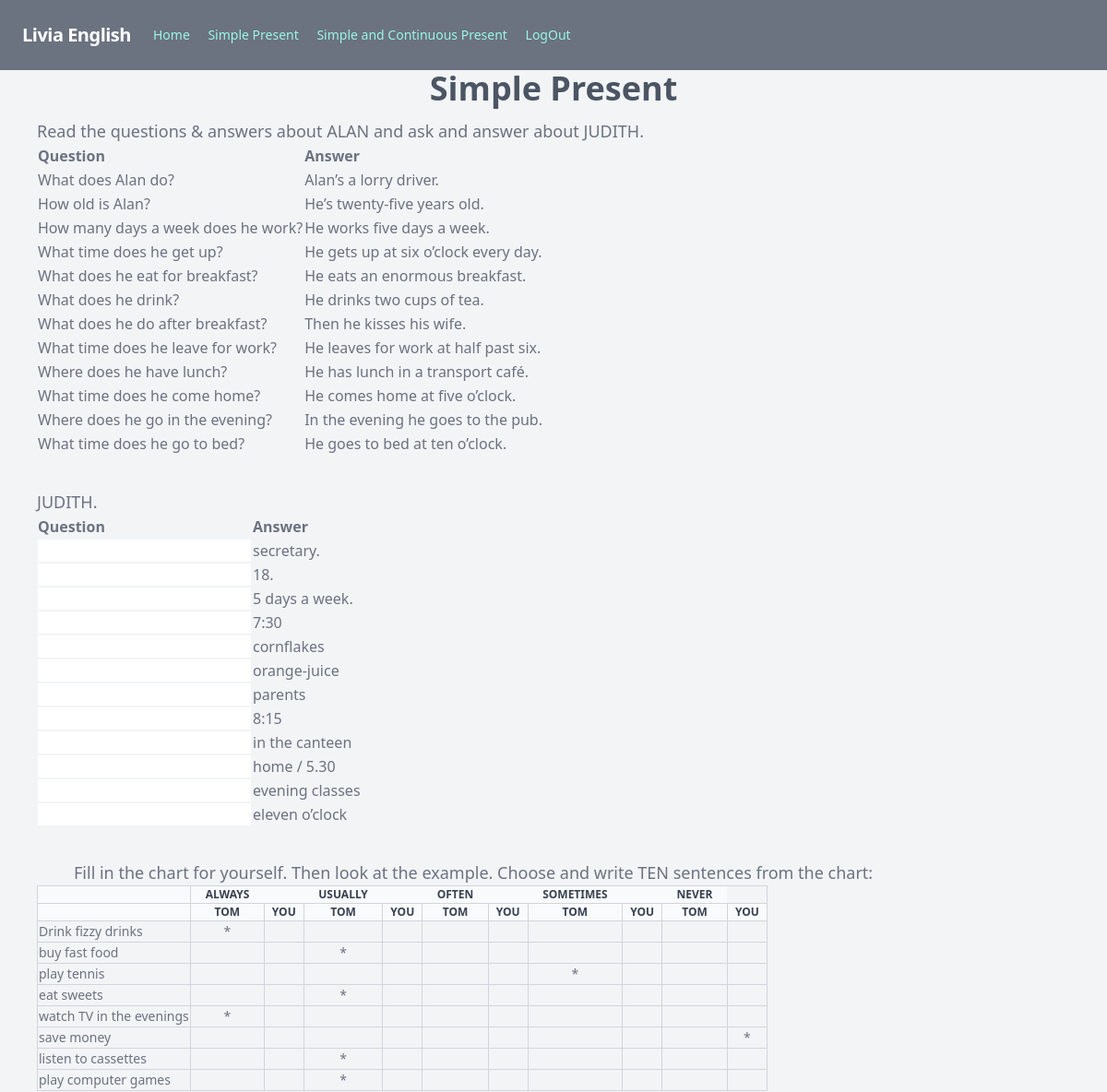
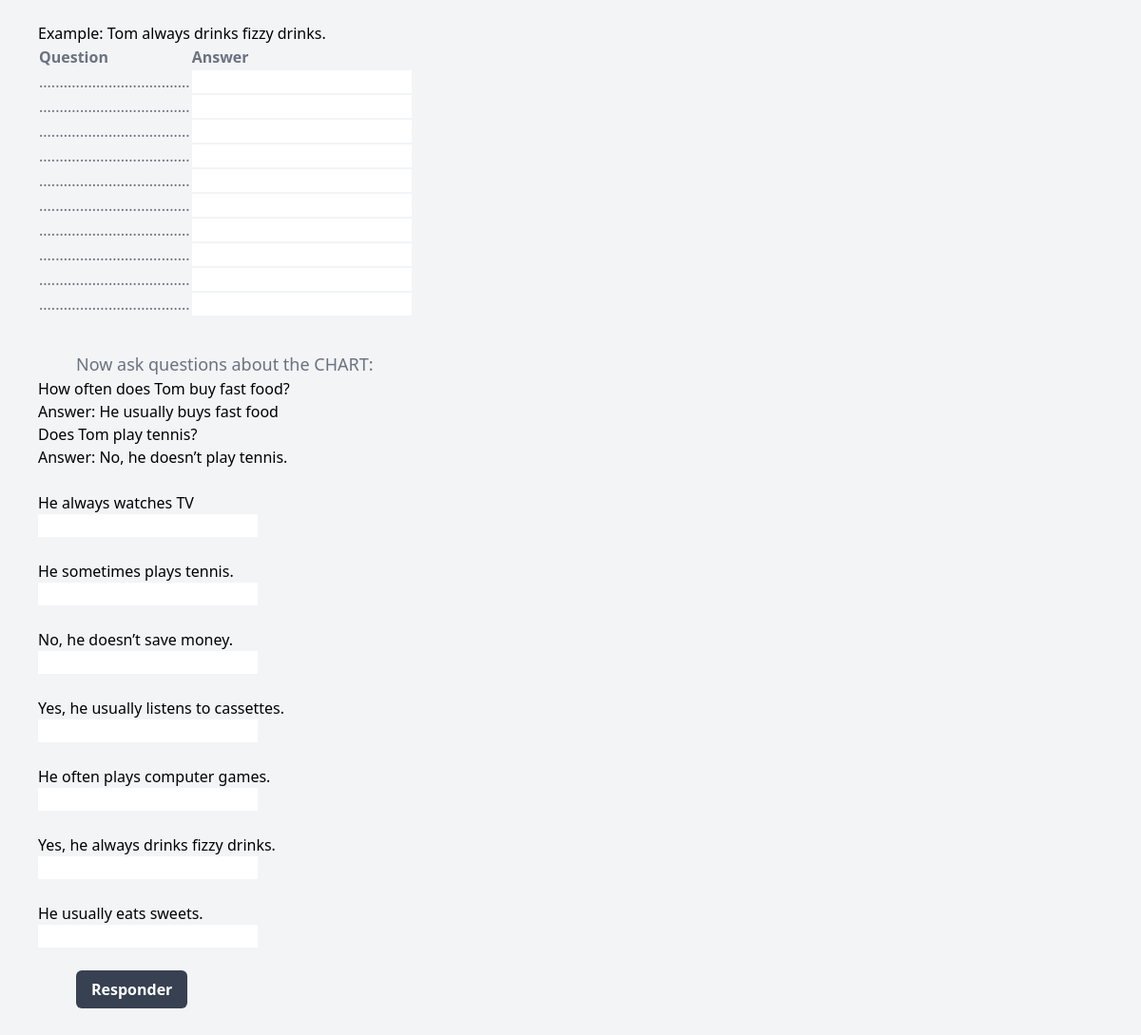
/simplepresent/ (signed in), run on the app's committed database (2 pictures, top to bottom).
### simuladosingles/models.py (models this page shows)
class FillInBlank_by_topic(models.Model):
    assunto=models.CharField(max_length=500)
    pergunta = models.CharField(max_length=5000)
    resposta = models.CharField(max_length=5000)

### simuladosingles/views.py (the view)
# urls.py: path('simplepresent/',views.simplepresent, name='simplepresent'),
def simplepresent(request):
    if request.user.is_authenticated:
        question_list = FillInBlank_by_topic.objects.filter(assunto="simplepresent").order_by("id")
        question_list_table= FillInBlank_by_topic.objects.filter(assunto="simplepresenttable").order_by("id")
        question_list_q3= FillInBlank_by_topic.objects.filter(assunto="simplepresentQ3").order_by("id")
        context = {
                "question_list": question_list,
                "question_list_table": question_list_table,
                "question_list_q3": question_list_q3,
            }
        return render(request, 'simplepresent.html',context)
    else:
        return render(request, 'login.html')

### templates/simplepresent.html (shortened to what this page needs)
{% extends 'home.html' %}
{% block content %}
<h1 class="block text-center px-10 text-2xl font-bold text-gray-600 sm:text-4xl">Simple Present</h1>
<p class="mt-3 px-10 text-lg text-gray-500"> Read the questions & answers about ALAN and ask and answer about JUDITH.</p>
<div class="px-10">
<table class="w-600 text-l text-left rtl:text-right text-gray-500 dark:text-gray-400">
  <tr >
    <th>Question</th>
    <th>Answer</th>
  </tr>
  <tr >
    <td>What does Alan do?</td>
    <td>Alan’s a lorry driver.</td>
  </tr>
  <tr>
    <td>How old is Alan?</td>
    <td>He’s twenty-five years old.</td>
  </tr>
  <tr>
    <td>How many days a week does he work?</td>
    <td>He works five days a week.</td>
  </tr>
  <tr>
    <td>What time does he get up?</td>
    <td>He gets up at six o’clock every day.</td>
  </tr>
  <tr>
    <td>What does he eat for breakfast?</td>
    <td>He eats an enormous breakfast.</td>
  </tr>
  <tr>
    <td>What does he drink?</td>
    <td>He drinks two cups of tea.</td>
  </tr>
  <tr>
    <td>What does he do after breakfast?</td>
    <td>Then he kisses his wife.</td>
  </tr>
  <tr>
    <td>What time does he leave for work?</td>
    <td>He leaves for work at half past six.</td>
  </tr>
  <tr>
    <td>Where does he have lunch?</td>
    <td>He has lunch in a transport café.</td>
  </tr>
  <tr>
    <td>What time does he come home?</td>
    <td>He comes home at five o’clock.</td>
  </tr>
  <tr>
    <td>Where does he go in the evening?</td>
    <td>In the evening he goes to the pub.</td>
  </tr>
  <tr>
    <td>What time does he go to bed?</td>
    <td>He goes to bed at ten o’clock.</td>
  </tr>
</table>
</div>
  <br/>
  <p class="mt-3 px-10 text-lg text-gray-500"> JUDITH.</p>
<form class="px-10"  action="{% url 'resultsimplepresent' %}" method="get" class="form-polls">
  <table class="w-600 text-l text-left rtl:text-right text-gray-500 dark:text-gray-400">
    <tr>
      <th>Question</th>
      <th>Answer</th>
    </tr>
    {% for question in question_list %}
    <tr>
      <td><input type="text"  name='{{question.id}}'   /></td>
      <td><label for={{question.id}}>{{ question.pergunta }}</label></td>
    </tr>
      {% endfor %}
  </table>
  <br/>
  <p class="mt-3 px-10 text-lg text-gray-500">Fill in the chart for yourself. Then look at the example. Choose and write TEN sentences
    from the chart:</p>
<table class="w-600 text-sm text-left rtl:text-right text-gray-500 dark:text-gray-400">
  <thead class="text-xs  text-gray-700 uppercase bg-gray-50 dark:bg-gray-700 dark:text-gray-400">
  <tr class="table-auto border-collapse border border-gray-300">
  <th class="table-auto border-collapse border border-gray-300"></th>
  <th class="table-auto px-4 text-center border-collapse border-left border-top border-bottom border-gray-300">Always</th>
  <th  ></th>
  <th class="table-auto px-4 text-center border-collapse border-left border-top border-bottom border-gray-300">Usually</th>
  <th ></th>
  <th class="table-auto px-4 text-center border-collapse border-left border-top border-bottom border-gray-300">Often</th>
  <th ></th>
  <th class="table-auto px-4 text-center border-collapse border-left border-top border-bottom border-gray-300">Sometimes</th>
  <th ></th>
  <th class="table-auto px-4 text-center border-collapse border-left border-top border-bottom border-gray-300">Never</th>
  </tr>
  <tr class="table-auto text-center border-collapse border border-gray-300">
  <th class="table-auto text-center border-collapse border border-gray-300"></th>
  <th class="table-auto px-2 text-center border-collapse border border-gray-300">Tom</th>
  <th class="table-auto px-2 text-center border-collapse border border-gray-300">You</th>
  <th class="table-auto px-2 text-center border-collapse border border-gray-300">Tom</th>
  <th class="table-auto px-2 text-center border-collapse border border-gray-300">You</th>
  <th class="table-auto px-2 text-center border-collapse border border-gray-300">Tom</th>
  <th class="table-auto px-2 text-center border-collapse border border-gray-300">You</th>
  <th class="table-auto px-2 text-center border-collapse border border-gray-300">Tom</th>
  <th class="table-auto px-2 text-center border-collapse border border-gray-300">You</th>
  <th class="table-auto px-2 text-center border-collapse border border-gray-300">Tom</th>
  <th class="table-auto px-2 text-center border-collapse border border-gray-300">You</th>
  </tr>
  </thead>
  <tbody>
  <tr class="table-auto border-collapse border border-gray-300">
  <td class="table-auto border-collapse border border-gray-300">Drink fizzy drinks</td>
  <td class="table-auto text-center border-collapse border border-gray-300">*</td>
  <td class="table-auto border-collapse border border-gray-300"></td>
  <td class="table-auto border-collapse border border-gray-300"></td>
  <td class="table-auto border-collapse border border-gray-300"></td>
  <td class="table-auto border-collapse border border-gray-300"></td>
  <td class="table-auto border-collapse border border-gray-300"></td>
  <td class="table-auto border-collapse border border-gray-300"></td>
  <td class="table-auto border-collapse border border-gray-300"></td>
  <td class="table-auto border-collapse border border-gray-300"></td>
  <td class="table-auto border-collapse border border-gray-300"></td>
  </tr>
  <tr class="table-auto border-collapse border border-gray-300">
  <td class="table-auto border-collapse border border-gray-300">buy fast food</td>
  <td class="table-auto border-collapse border border-gray-300"></td>
  <td class="table-auto border-collapse border border-gray-300"></td>
  <td class="table-auto text-center border-collapse border border-gray-300">*</td>
  <td class="table-auto border-collapse border border-gray-300"></td>
  <td class="table-auto border-collapse border border-gray-300"></td>
  <td class="table-auto border-collapse border border-gray-300"></td>
  <td class="table-auto border-collapse border border-gray-300"></td>
  <td class="table-auto border-collapse border border-gray-300"></td>
  <td class="table-auto border-collapse border border-gray-300"></td>
  <td class="table-auto border-collapse border border-gray-300"></td>
  </tr>
  <tr class="table-auto border-collapse border border-gray-300">
  <td class="table-auto border-collapse border border-gray-300">play tennis</td>
  <td class="table-auto border-collapse border border-gray-300"></td>
  <td class="table-auto border-collapse border border-gray-300"></td>
  <td class="table-auto border-collapse border border-gray-300"></td>
  <td class="table-auto border-collapse border border-gray-300"></td>
  <td class="table-auto border-collapse border border-gray-300"></td>
  <td class="table-auto border-collapse border border-gray-300"></td>
  <td class="table-auto text-center border-collapse border border-gray-300">*</td>
  <td class="table-auto border-collapse border border-gray-300"></td>
  <td class="table-auto border-collapse border border-gray-300"></td>
  <td class="table-auto border-collapse border border-gray-300"></td>
  </tr>
  <tr class="table-auto border-collapse border border-gray-300">
  <td class="table-auto border-collapse border border-gray-300">eat sweets</td>
  <td class="table-auto border-collapse border border-gray-300"></td>
  <td class="table-auto border-collapse border border-gray-300"></td>
  <td class="table-auto text-center border-collapse border border-gray-300">*</td>
  <td class="table-auto border-collapse border border-gray-300"></td>
  <td class="table-auto border-collapse border border-gray-300"></td>
  <td class="table-auto border-collapse border border-gray-300"></td>
  <td class="table-auto border-collapse border border-gray-300"></td>
  <td class="table-auto border-collapse border border-gray-300"></td>
  <td class="table-auto border-collapse border border-gray-300"></td>
  <td class="table-auto border-collapse border border-gray-300"></td>
  </tr>
  <tr class="table-auto border-collapse border border-gray-300">
  <td class="table-auto border-collapse border border-gray-300">watch TV in the evenings</td>
  <td class="table-auto text-center border-collapse border border-gray-300">*</td>
  <td class="table-auto border-collapse border border-gray-300"></td>
  <td class="table-auto border-collapse border border-gray-300"></td>
  <td class="table-auto border-collapse border border-gray-300"></td>
  <td class="table-auto border-collapse border border-gray-300"></td>
  <td class="table-auto border-collapse border border-gray-300"></td>
  <td class="table-auto border-collapse border border-gray-300"></td>
  <td class="table-auto border-collapse border border-gray-300"></td>
  <td class="table-auto border-collapse border border-gray-300"></td>
  <td class="table-auto border-collapse border border-gray-300"></td>
  </tr>
  <tr class="table-auto border-collapse border border-gray-300">
  <td class="table-auto border-collapse border border-gray-300">save money</td>
  <td class="table-auto border-collapse border border-gray-300"></td>
  <td class="table-auto border-collapse border border-gray-300"></td>
  <td class="table-auto border-collapse border border-gray-300"></td>
  <td class="table-auto border-collapse border border-gray-300"></td>
  <td class="table-auto border-collapse border border-gray-300"></td>
  <td class="table-auto border-collapse border border-gray-300"></td>
  <td class="table-auto border-collapse border border-gray-300"></td>
  <td class="table-auto border-collapse border border-gray-300"></td>
  <td class="table-auto border-collapse border border-gray-300"></td>
  <td class="table-auto text-center border-collapse border border-gray-300">*</td>
  </tr>
  <tr class="table-auto border-collapse border border-gray-300">
  <td class="table-auto border-collapse border border-gray-300">listen to cassettes</td>
  <td class="table-auto border-collapse border border-gray-300"></td>
  <td class="table-auto border-collapse border border-gray-300"></td>
  <td class="table-auto text-center border-collapse border border-gray-300">*</td>
  <td class="table-auto border-collapse border border-gray-300"></td>
  <td class="table-auto border-collapse border border-gray-300"></td>
  <td class="table-auto border-collapse border border-gray-300"></td>
  <td class="table-auto border-collapse border border-gray-300"></td>
  <td class="table-auto border-collapse border border-gray-300"></td>
  <td class="table-auto border-collapse border border-gray-300"></td>
  <td class="table-auto border-collapse border border-gray-300"></td>
  </tr>
  <tr class="table-auto border-collapse border border-gray-300">
  <td class="table-auto border-collapse border border-gray-300">play computer games</td>
  <td class="table-auto border-collapse border border-gray-300"></td>
  <td class="table-auto border-collapse border border-gray-300"></td>
  <td class="table-auto text-center border-collapse border border-gray-300">*</td>
  <td class="table-auto border-collapse border border-gray-300"></td>
  <td class="table-auto border-collapse border border-gray-300"></td>
  <td class="table-auto border-collapse border border-gray-300"></td>
  <td class="table-auto border-collapse border border-gray-300"></td>
  <td class="table-auto border-collapse border border-gray-300"></td>
  <td class="table-auto border-collapse border border-gray-300"></td>
  <td class="table-auto border-collapse border border-gray-300"></td>
  </tr>
  </tbody>
  </table>
<br/>
<p >Example: Tom always drinks fizzy drinks.</p>
<table class="w-600 text-l text-left rtl:text-right text-gray-500 dark:text-gray-400">
  <tr>
    <th>Question</th>
    <th>Answer</th>
  </tr>
{% for question_table in question_list_table %}
<tr>
  <td>{{ question_table.pergunta }}</td>
  <td><input  type="text"  name='{{question_table.id}}' /></td>
</tr>
{% endfor %}
</table>
<br/>
<p class="mt-3 px-10 text-lg text-gray-500">Now ask questions about the CHART:</p>
<p >How often does Tom buy fast food?</p>
<p >Answer: He usually buys fast food</p>
<p >Does Tom play tennis? </p>
<p >Answer: No, he doesn’t play tennis.</p>
{% for question in question_list_q3 %}
<br/>
  <p>{{ question.pergunta }}</p>
  <p> <input  type="text"  name='{{question.id}}' /></p>
{% endfor %}
<br/>
<input class="bg-gray-700 ml-10 mb-10 hover:bg-blue-600 text-white font-semibold rounded-md py-2 px-4 w-50" type="submit" value="Responder" />
</form>
{% endblock %}

### data on the page
FillInBlank_by_topic: pergunta "secretary."
FillInBlank_by_topic: pergunta "18."
FillInBlank_by_topic: pergunta "5 days a week."
FillInBlank_by_topic: pergunta "7:30"
FillInBlank_by_topic: pergunta "cornflakes"
FillInBlank_by_topic: pergunta "orange-juice"
FillInBlank_by_topic: pergunta "parents"
FillInBlank_by_topic: pergunta "8:15"
FillInBlank_by_topic: pergunta "in the canteen"
FillInBlank_by_topic: pergunta "home / 5.30"
FillInBlank_by_topic: pergunta "evening classes"
FillInBlank_by_topic: pergunta "eleven o’clock"
FillInBlank_by_topic: pergunta "....................................."
FillInBlank_by_topic: pergunta "....................................."
FillInBlank_by_topic: pergunta "....................................."
FillInBlank_by_topic: pergunta "....................................."
FillInBlank_by_topic: pergunta "....................................."
FillInBlank_by_topic: pergunta "....................................."
FillInBlank_by_topic: pergunta "....................................."
FillInBlank_by_topic: pergunta "....................................."
FillInBlank_by_topic: pergunta "....................................."
FillInBlank_by_topic: pergunta "....................................."
FillInBlank_by_topic: pergunta "He always watches TV"
FillInBlank_by_topic: pergunta "He sometimes plays tennis."
FillInBlank_by_topic: pergunta "No, he doesn’t save money."
FillInBlank_by_topic: pergunta "Yes, he usually listens to cassettes."
FillInBlank_by_topic: pergunta "He often plays computer games."
FillInBlank_by_topic: pergunta "Yes, he always drinks fizzy drinks."
FillInBlank_by_topic: pergunta "He usually eats sweets."
